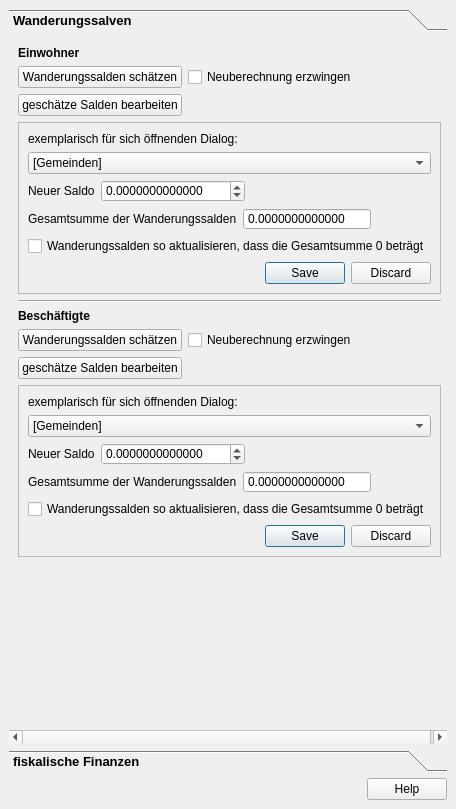
<?xml version="1.0" encoding="UTF-8"?>
<ui version="4.0">
 <class>DockWidget</class>
 <widget class="QDockWidget" name="DockWidget">
  <property name="geometry">
   <rect>
    <x>0</x>
    <y>0</y>
    <width>456</width>
    <height>809</height>
   </rect>
  </property>
  <property name="styleSheet">
   <string notr="true">QToolBox::tab {
	font: bold 10pt ;
    color: black;
}
QGroupBox::title {
	font: bold italic 8pt ;
    color: black;
}
</string>
  </property>
  <property name="windowTitle">
   <string>Projekt-Check Analyse-Tools // Kommunale Steuereinnahmen</string>
  </property>
  <widget class="QWidget" name="dockWidgetContents">
   <layout class="QVBoxLayout" name="verticalLayout">
    <item>
     <widget class="QToolBox" name="toolBox">
      <property name="frameShadow">
       <enum>QFrame::Raised</enum>
      </property>
      <property name="currentIndex">
       <number>0</number>
      </property>
      <widget class="QWidget" name="page">
       <property name="geometry">
        <rect>
         <x>0</x>
         <y>0</y>
         <width>438</width>
         <height>686</height>
        </rect>
       </property>
       <attribute name="label">
        <string>Wanderungssalven</string>
       </attribute>
       <layout class="QGridLayout" name="gridLayout">
        <item row="3" column="0" colspan="3">
         <widget class="QFrame" name="frame_3">
          <property name="enabled">
           <bool>true</bool>
          </property>
          <property name="autoFillBackground">
           <bool>false</bool>
          </property>
          <property name="frameShape">
           <enum>QFrame::StyledPanel</enum>
          </property>
          <property name="frameShadow">
           <enum>QFrame::Raised</enum>
          </property>
          <layout class="QVBoxLayout" name="verticalLayout_9">
           <item>
            <widget class="QLabel" name="label_7">
             <property name="text">
              <string>exemplarisch für sich öffnenden Dialog:</string>
             </property>
            </widget>
           </item>
           <item>
            <widget class="QComboBox" name="comboBox_6">
             <item>
              <property name="text">
               <string>[Gemeinden]</string>
              </property>
             </item>
            </widget>
           </item>
           <item>
            <layout class="QHBoxLayout" name="horizontalLayout_17">
             <item>
              <widget class="QLabel" name="label_75">
               <property name="sizePolicy">
                <sizepolicy hsizetype="Fixed" vsizetype="Preferred">
                 <horstretch>0</horstretch>
                 <verstretch>0</verstretch>
                </sizepolicy>
               </property>
               <property name="text">
                <string>Neuer Saldo</string>
               </property>
              </widget>
             </item>
             <item>
              <widget class="QDoubleSpinBox" name="doubleSpinBox_5">
               <property name="sizePolicy">
                <sizepolicy hsizetype="Fixed" vsizetype="Fixed">
                 <horstretch>0</horstretch>
                 <verstretch>0</verstretch>
                </sizepolicy>
               </property>
               <property name="readOnly">
                <bool>false</bool>
               </property>
               <property name="buttonSymbols">
                <enum>QAbstractSpinBox::UpDownArrows</enum>
               </property>
               <property name="decimals">
                <number>13</number>
               </property>
               <property name="minimum">
                <double>-99999.000000000000000</double>
               </property>
               <property name="maximum">
                <double>99999.000000000000000</double>
               </property>
               <property name="singleStep">
                <double>0.010000000000000</double>
               </property>
              </widget>
             </item>
             <item>
              <spacer name="horizontalSpacer_14">
               <property name="orientation">
                <enum>Qt::Horizontal</enum>
               </property>
               <property name="sizeHint" stdset="0">
                <size>
                 <width>40</width>
                 <height>20</height>
                </size>
               </property>
              </spacer>
             </item>
            </layout>
           </item>
           <item>
            <layout class="QHBoxLayout" name="horizontalLayout_18">
             <item>
              <widget class="QLabel" name="label_76">
               <property name="sizePolicy">
                <sizepolicy hsizetype="Fixed" vsizetype="Preferred">
                 <horstretch>0</horstretch>
                 <verstretch>0</verstretch>
                </sizepolicy>
               </property>
               <property name="text">
                <string>Gesamtsumme der Wanderungssalden</string>
               </property>
              </widget>
             </item>
             <item>
              <widget class="QDoubleSpinBox" name="doubleSpinBox_6">
               <property name="sizePolicy">
                <sizepolicy hsizetype="Fixed" vsizetype="Fixed">
                 <horstretch>0</horstretch>
                 <verstretch>0</verstretch>
                </sizepolicy>
               </property>
               <property name="readOnly">
                <bool>true</bool>
               </property>
               <property name="buttonSymbols">
                <enum>QAbstractSpinBox::NoButtons</enum>
               </property>
               <property name="decimals">
                <number>13</number>
               </property>
               <property name="minimum">
                <double>-99999.000000000000000</double>
               </property>
               <property name="maximum">
                <double>99999.000000000000000</double>
               </property>
               <property name="singleStep">
                <double>0.010000000000000</double>
               </property>
              </widget>
             </item>
             <item>
              <spacer name="horizontalSpacer_15">
               <property name="orientation">
                <enum>Qt::Horizontal</enum>
               </property>
               <property name="sizeHint" stdset="0">
                <size>
                 <width>40</width>
                 <height>20</height>
                </size>
               </property>
              </spacer>
             </item>
            </layout>
           </item>
           <item>
            <widget class="QCheckBox" name="checkBox_22">
             <property name="text">
              <string>Wanderungssalden so aktualisieren, dass die Gesamtsumme 0 beträgt</string>
             </property>
            </widget>
           </item>
           <item>
            <widget class="QDialogButtonBox" name="buttonBox_3">
             <property name="standardButtons">
              <set>QDialogButtonBox::Discard|QDialogButtonBox::Save</set>
             </property>
            </widget>
           </item>
          </layout>
         </widget>
        </item>
        <item row="12" column="0">
         <spacer name="verticalSpacer">
          <property name="orientation">
           <enum>Qt::Vertical</enum>
          </property>
          <property name="sizeHint" stdset="0">
           <size>
            <width>20</width>
            <height>40</height>
           </size>
          </property>
         </spacer>
        </item>
        <item row="7" column="0">
         <widget class="QPushButton" name="pushButton_44">
          <property name="text">
           <string>Wanderungssalden schätzen</string>
          </property>
         </widget>
        </item>
        <item row="8" column="0">
         <widget class="QPushButton" name="pushButton_45">
          <property name="text">
           <string>geschätze Salden bearbeiten</string>
          </property>
          <property name="checkable">
           <bool>true</bool>
          </property>
         </widget>
        </item>
        <item row="0" column="0">
         <widget class="QLabel" name="label_5">
          <property name="font">
           <font>
            <weight>75</weight>
            <bold>true</bold>
           </font>
          </property>
          <property name="text">
           <string>Einwohner</string>
          </property>
         </widget>
        </item>
        <item row="11" column="0" colspan="3">
         <widget class="QFrame" name="frame_4">
          <property name="frameShape">
           <enum>QFrame::StyledPanel</enum>
          </property>
          <property name="frameShadow">
           <enum>QFrame::Raised</enum>
          </property>
          <layout class="QVBoxLayout" name="verticalLayout_10">
           <item>
            <widget class="QLabel" name="label_8">
             <property name="text">
              <string>exemplarisch für sich öffnenden Dialog:</string>
             </property>
            </widget>
           </item>
           <item>
            <widget class="QComboBox" name="comboBox_7">
             <item>
              <property name="text">
               <string>[Gemeinden]</string>
              </property>
             </item>
            </widget>
           </item>
           <item>
            <layout class="QHBoxLayout" name="horizontalLayout_19">
             <item>
              <widget class="QLabel" name="label_77">
               <property name="sizePolicy">
                <sizepolicy hsizetype="Fixed" vsizetype="Preferred">
                 <horstretch>0</horstretch>
                 <verstretch>0</verstretch>
                </sizepolicy>
               </property>
               <property name="text">
                <string>Neuer Saldo</string>
               </property>
              </widget>
             </item>
             <item>
              <widget class="QDoubleSpinBox" name="doubleSpinBox_7">
               <property name="sizePolicy">
                <sizepolicy hsizetype="Fixed" vsizetype="Fixed">
                 <horstretch>0</horstretch>
                 <verstretch>0</verstretch>
                </sizepolicy>
               </property>
               <property name="readOnly">
                <bool>false</bool>
               </property>
               <property name="buttonSymbols">
                <enum>QAbstractSpinBox::UpDownArrows</enum>
               </property>
               <property name="decimals">
                <number>13</number>
               </property>
               <property name="minimum">
                <double>-99999.000000000000000</double>
               </property>
               <property name="maximum">
                <double>99999.000000000000000</double>
               </property>
               <property name="singleStep">
                <double>0.010000000000000</double>
               </property>
              </widget>
             </item>
             <item>
              <spacer name="horizontalSpacer_16">
               <property name="orientation">
                <enum>Qt::Horizontal</enum>
               </property>
               <property name="sizeHint" stdset="0">
                <size>
                 <width>40</width>
                 <height>20</height>
                </size>
               </property>
              </spacer>
             </item>
            </layout>
           </item>
           <item>
            <layout class="QHBoxLayout" name="horizontalLayout_20">
             <item>
              <widget class="QLabel" name="label_78">
               <property name="sizePolicy">
                <sizepolicy hsizetype="Fixed" vsizetype="Preferred">
                 <horstretch>0</horstretch>
                 <verstretch>0</verstretch>
                </sizepolicy>
               </property>
               <property name="text">
                <string>Gesamtsumme der Wanderungssalden</string>
               </property>
              </widget>
             </item>
             <item>
              <widget class="QDoubleSpinBox" name="doubleSpinBox_8">
               <property name="sizePolicy">
                <sizepolicy hsizetype="Fixed" vsizetype="Fixed">
                 <horstretch>0</horstretch>
                 <verstretch>0</verstretch>
                </sizepolicy>
               </property>
               <property name="readOnly">
                <bool>true</bool>
               </property>
               <property name="buttonSymbols">
                <enum>QAbstractSpinBox::NoButtons</enum>
               </property>
               <property name="decimals">
                <number>13</number>
               </property>
               <property name="minimum">
                <double>-99999.000000000000000</double>
               </property>
               <property name="maximum">
                <double>99999.000000000000000</double>
               </property>
               <property name="singleStep">
                <double>0.010000000000000</double>
               </property>
              </widget>
             </item>
             <item>
              <spacer name="horizontalSpacer_17">
               <property name="orientation">
                <enum>Qt::Horizontal</enum>
               </property>
               <property name="sizeHint" stdset="0">
                <size>
                 <width>40</width>
                 <height>20</height>
                </size>
               </property>
              </spacer>
             </item>
            </layout>
           </item>
           <item>
            <widget class="QCheckBox" name="checkBox_23">
             <property name="text">
              <string>Wanderungssalden so aktualisieren, dass die Gesamtsumme 0 beträgt</string>
             </property>
            </widget>
           </item>
           <item>
            <widget class="QDialogButtonBox" name="buttonBox_4">
             <property name="standardButtons">
              <set>QDialogButtonBox::Discard|QDialogButtonBox::Save</set>
             </property>
            </widget>
           </item>
          </layout>
         </widget>
        </item>
        <item row="7" column="2">
         <spacer name="horizontalSpacer_2">
          <property name="orientation">
           <enum>Qt::Horizontal</enum>
          </property>
          <property name="sizeHint" stdset="0">
           <size>
            <width>40</width>
            <height>20</height>
           </size>
          </property>
         </spacer>
        </item>
        <item row="7" column="1">
         <widget class="QCheckBox" name="checkBox_24">
          <property name="layoutDirection">
           <enum>Qt::LeftToRight</enum>
          </property>
          <property name="text">
           <string>Neuberechnung erzwingen</string>
          </property>
         </widget>
        </item>
        <item row="5" column="0">
         <widget class="QLabel" name="label_6">
          <property name="font">
           <font>
            <weight>75</weight>
            <bold>true</bold>
           </font>
          </property>
          <property name="text">
           <string>Beschäftigte</string>
          </property>
         </widget>
        </item>
        <item row="1" column="2">
         <spacer name="horizontalSpacer">
          <property name="orientation">
           <enum>Qt::Horizontal</enum>
          </property>
          <property name="sizeHint" stdset="0">
           <size>
            <width>40</width>
            <height>20</height>
           </size>
          </property>
         </spacer>
        </item>
        <item row="2" column="0">
         <widget class="QPushButton" name="pushButton_43">
          <property name="text">
           <string>geschätze Salden bearbeiten</string>
          </property>
          <property name="checkable">
           <bool>true</bool>
          </property>
         </widget>
        </item>
        <item row="1" column="0">
         <widget class="QPushButton" name="pushButton_32">
          <property name="text">
           <string>Wanderungssalden schätzen</string>
          </property>
         </widget>
        </item>
        <item row="1" column="1">
         <widget class="QCheckBox" name="checkBox_21">
          <property name="layoutDirection">
           <enum>Qt::LeftToRight</enum>
          </property>
          <property name="text">
           <string>Neuberechnung erzwingen</string>
          </property>
         </widget>
        </item>
        <item row="4" column="0" colspan="3">
         <widget class="Line" name="line">
          <property name="orientation">
           <enum>Qt::Horizontal</enum>
          </property>
         </widget>
        </item>
       </layout>
      </widget>
      <widget class="QWidget" name="page_2">
       <property name="geometry">
        <rect>
         <x>0</x>
         <y>0</y>
         <width>438</width>
         <height>686</height>
        </rect>
       </property>
       <attribute name="label">
        <string>fiskalische Finanzen</string>
       </attribute>
       <layout class="QVBoxLayout" name="verticalLayout_5">
        <item>
         <widget class="QPushButton" name="pushButton_33">
          <property name="sizePolicy">
           <sizepolicy hsizetype="Fixed" vsizetype="Fixed">
            <horstretch>0</horstretch>
            <verstretch>0</verstretch>
           </sizepolicy>
          </property>
          <property name="layoutDirection">
           <enum>Qt::LeftToRight</enum>
          </property>
          <property name="autoFillBackground">
           <bool>false</bool>
          </property>
          <property name="text">
           <string>Grundsteuer schätzen</string>
          </property>
          <property name="checkable">
           <bool>true</bool>
          </property>
          <property name="flat">
           <bool>false</bool>
          </property>
         </widget>
        </item>
        <item>
         <widget class="QScrollArea" name="scrollArea">
          <property name="sizePolicy">
           <sizepolicy hsizetype="Minimum" vsizetype="Fixed">
            <horstretch>0</horstretch>
            <verstretch>0</verstretch>
           </sizepolicy>
          </property>
          <property name="palette">
           <palette>
            <active>
             <colorrole role="Button">
              <brush brushstyle="SolidPattern">
               <color alpha="255">
                <red>255</red>
                <green>213</green>
                <blue>253</blue>
               </color>
              </brush>
             </colorrole>
            </active>
            <inactive>
             <colorrole role="Button">
              <brush brushstyle="SolidPattern">
               <color alpha="255">
                <red>255</red>
                <green>213</green>
                <blue>253</blue>
               </color>
              </brush>
             </colorrole>
            </inactive>
            <disabled>
             <colorrole role="Button">
              <brush brushstyle="SolidPattern">
               <color alpha="255">
                <red>255</red>
                <green>213</green>
                <blue>253</blue>
               </color>
              </brush>
             </colorrole>
            </disabled>
           </palette>
          </property>
          <property name="widgetResizable">
           <bool>true</bool>
          </property>
          <widget class="QWidget" name="scrollAreaWidgetContents">
           <property name="geometry">
            <rect>
             <x>0</x>
             <y>0</y>
             <width>418</width>
             <height>69</height>
            </rect>
           </property>
           <layout class="QVBoxLayout" name="verticalLayout_6">
            <item>
             <widget class="QLabel" name="label_3">
              <property name="sizePolicy">
               <sizepolicy hsizetype="Fixed" vsizetype="Fixed">
                <horstretch>0</horstretch>
                <verstretch>0</verstretch>
               </sizepolicy>
              </property>
              <property name="text">
               <string>komplexer Dialog</string>
              </property>
             </widget>
            </item>
           </layout>
          </widget>
         </widget>
        </item>
        <item>
         <widget class="QPushButton" name="pushButton_34">
          <property name="sizePolicy">
           <sizepolicy hsizetype="Fixed" vsizetype="Fixed">
            <horstretch>0</horstretch>
            <verstretch>0</verstretch>
           </sizepolicy>
          </property>
          <property name="text">
           <string>Einkommenssteuer schätzen</string>
          </property>
         </widget>
        </item>
        <item>
         <widget class="QPushButton" name="pushButton_35">
          <property name="sizePolicy">
           <sizepolicy hsizetype="Fixed" vsizetype="Fixed">
            <horstretch>0</horstretch>
            <verstretch>0</verstretch>
           </sizepolicy>
          </property>
          <property name="text">
           <string>Familienleistungsausgleich schätzen</string>
          </property>
         </widget>
        </item>
        <item>
         <widget class="QLabel" name="label">
          <property name="font">
           <font>
            <weight>75</weight>
            <bold>true</bold>
           </font>
          </property>
          <property name="text">
           <string>Gewerbesteuer</string>
          </property>
         </widget>
        </item>
        <item>
         <widget class="QFrame" name="frame">
          <property name="frameShape">
           <enum>QFrame::NoFrame</enum>
          </property>
          <property name="frameShadow">
           <enum>QFrame::Raised</enum>
          </property>
          <property name="lineWidth">
           <number>1</number>
          </property>
          <property name="midLineWidth">
           <number>0</number>
          </property>
          <layout class="QVBoxLayout" name="verticalLayout_2">
           <item>
            <widget class="QPushButton" name="pushButton_36">
             <property name="sizePolicy">
              <sizepolicy hsizetype="Fixed" vsizetype="Fixed">
               <horstretch>0</horstretch>
               <verstretch>0</verstretch>
              </sizepolicy>
             </property>
             <property name="layoutDirection">
              <enum>Qt::LeftToRight</enum>
             </property>
             <property name="autoFillBackground">
              <bool>false</bool>
             </property>
             <property name="text">
              <string>Hebesätze kontrollieren</string>
             </property>
             <property name="checkable">
              <bool>true</bool>
             </property>
             <property name="flat">
              <bool>false</bool>
             </property>
            </widget>
           </item>
           <item>
            <widget class="QScrollArea" name="scrollArea_2">
             <property name="sizePolicy">
              <sizepolicy hsizetype="Minimum" vsizetype="Fixed">
               <horstretch>0</horstretch>
               <verstretch>0</verstretch>
              </sizepolicy>
             </property>
             <property name="palette">
              <palette>
               <active>
                <colorrole role="Button">
                 <brush brushstyle="SolidPattern">
                  <color alpha="255">
                   <red>255</red>
                   <green>213</green>
                   <blue>253</blue>
                  </color>
                 </brush>
                </colorrole>
               </active>
               <inactive>
                <colorrole role="Button">
                 <brush brushstyle="SolidPattern">
                  <color alpha="255">
                   <red>255</red>
                   <green>213</green>
                   <blue>253</blue>
                  </color>
                 </brush>
                </colorrole>
               </inactive>
               <disabled>
                <colorrole role="Button">
                 <brush brushstyle="SolidPattern">
                  <color alpha="255">
                   <red>255</red>
                   <green>213</green>
                   <blue>253</blue>
                  </color>
                 </brush>
                </colorrole>
               </disabled>
              </palette>
             </property>
             <property name="widgetResizable">
              <bool>true</bool>
             </property>
             <widget class="QWidget" name="scrollAreaWidgetContents_2">
              <property name="geometry">
               <rect>
                <x>0</x>
                <y>0</y>
                <width>400</width>
                <height>69</height>
               </rect>
              </property>
              <layout class="QVBoxLayout" name="verticalLayout_8">
               <item>
                <widget class="QLabel" name="label_4">
                 <property name="sizePolicy">
                  <sizepolicy hsizetype="Fixed" vsizetype="Fixed">
                   <horstretch>0</horstretch>
                   <verstretch>0</verstretch>
                  </sizepolicy>
                 </property>
                 <property name="text">
                  <string>komplexer Dialog</string>
                 </property>
                </widget>
               </item>
              </layout>
             </widget>
            </widget>
           </item>
           <item>
            <widget class="QPushButton" name="pushButton_42">
             <property name="sizePolicy">
              <sizepolicy hsizetype="Fixed" vsizetype="Fixed">
               <horstretch>0</horstretch>
               <verstretch>0</verstretch>
              </sizepolicy>
             </property>
             <property name="layoutDirection">
              <enum>Qt::LeftToRight</enum>
             </property>
             <property name="autoFillBackground">
              <bool>false</bool>
             </property>
             <property name="text">
              <string>Gewerbesteuer (netto) schätzen</string>
             </property>
             <property name="checkable">
              <bool>false</bool>
             </property>
             <property name="flat">
              <bool>false</bool>
             </property>
            </widget>
           </item>
          </layout>
         </widget>
        </item>
        <item>
         <widget class="QPushButton" name="pushButton_37">
          <property name="sizePolicy">
           <sizepolicy hsizetype="Fixed" vsizetype="Fixed">
            <horstretch>0</horstretch>
            <verstretch>0</verstretch>
           </sizepolicy>
          </property>
          <property name="text">
           <string>Umsatzsteuer schätzen</string>
          </property>
          <property name="checkable">
           <bool>false</bool>
          </property>
         </widget>
        </item>
        <item>
         <widget class="QPushButton" name="pushButton_38">
          <property name="sizePolicy">
           <sizepolicy hsizetype="Fixed" vsizetype="Fixed">
            <horstretch>0</horstretch>
            <verstretch>0</verstretch>
           </sizepolicy>
          </property>
          <property name="text">
           <string>Gesamtsumme schätzen</string>
          </property>
         </widget>
        </item>
        <item>
         <spacer name="verticalSpacer_2">
          <property name="orientation">
           <enum>Qt::Vertical</enum>
          </property>
          <property name="sizeHint" stdset="0">
           <size>
            <width>20</width>
            <height>40</height>
           </size>
          </property>
         </spacer>
        </item>
        <item>
         <widget class="QPushButton" name="pushButton_40">
          <property name="sizePolicy">
           <sizepolicy hsizetype="Fixed" vsizetype="Fixed">
            <horstretch>0</horstretch>
            <verstretch>0</verstretch>
           </sizepolicy>
          </property>
          <property name="layoutDirection">
           <enum>Qt::RightToLeft</enum>
          </property>
          <property name="text">
           <string>Hinweise zur Ergebnisinterpretation</string>
          </property>
         </widget>
        </item>
       </layout>
      </widget>
     </widget>
    </item>
    <item>
     <widget class="QDialogButtonBox" name="buttonBox_8">
      <property name="standardButtons">
       <set>QDialogButtonBox::Help</set>
      </property>
     </widget>
    </item>
   </layout>
  </widget>
 </widget>
 <resources/>
 <connections>
  <connection>
   <sender>pushButton_33</sender>
   <signal>toggled(bool)</signal>
   <receiver>scrollArea</receiver>
   <slot>setVisible(bool)</slot>
   <hints>
    <hint type="sourcelabel">
     <x>61</x>
     <y>103</y>
    </hint>
    <hint type="destinationlabel">
     <x>89</x>
     <y>123</y>
    </hint>
   </hints>
  </connection>
  <connection>
   <sender>pushButton_36</sender>
   <signal>toggled(bool)</signal>
   <receiver>scrollArea_2</receiver>
   <slot>setVisible(bool)</slot>
   <hints>
    <hint type="sourcelabel">
     <x>93</x>
     <y>283</y>
    </hint>
    <hint type="destinationlabel">
     <x>132</x>
     <y>312</y>
    </hint>
   </hints>
  </connection>
  <connection>
   <sender>pushButton_43</sender>
   <signal>toggled(bool)</signal>
   <receiver>frame_3</receiver>
   <slot>setVisible(bool)</slot>
   <hints>
    <hint type="sourcelabel">
     <x>122</x>
     <y>125</y>
    </hint>
    <hint type="destinationlabel">
     <x>210</x>
     <y>151</y>
    </hint>
   </hints>
  </connection>
  <connection>
   <sender>pushButton_45</sender>
   <signal>toggled(bool)</signal>
   <receiver>frame_4</receiver>
   <slot>setVisible(bool)</slot>
   <hints>
    <hint type="sourcelabel">
     <x>116</x>
     <y>370</y>
    </hint>
    <hint type="destinationlabel">
     <x>168</x>
     <y>395</y>
    </hint>
   </hints>
  </connection>
 </connections>
</ui>
